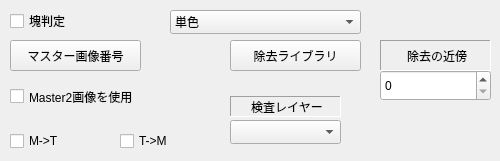
     <widget class="QWidget" name="tab_6">
      <attribute name="title">
       <string>属性</string>
      </attribute>
      <widget class="QCheckBox" name="checkBoxUseMaster2">
       <property name="geometry">
        <rect>
         <x>10</x>
         <y>81</y>
         <width>191</width>
         <height>31</height>
        </rect>
       </property>
       <property name="text">
        <string>Master2画像を使用</string>
       </property>
      </widget>
      <widget class="QComboBox" name="comboBoxAreaType">
       <property name="geometry">
        <rect>
         <x>170</x>
         <y>10</y>
         <width>191</width>
         <height>24</height>
        </rect>
       </property>
       <item>
        <property name="text">
         <string>単色</string>
        </property>
       </item>
       <item>
        <property name="text">
         <string>グラデーション</string>
        </property>
       </item>
       <item>
        <property name="text">
         <string>文字部分</string>
        </property>
       </item>
       <item>
        <property name="text">
         <string>無地</string>
        </property>
       </item>
       <item>
        <property name="text">
         <string>CAD線上</string>
        </property>
       </item>
      </widget>
      <widget class="QCheckBox" name="checkBoxClusterize">
       <property name="geometry">
        <rect>
         <x>10</x>
         <y>10</y>
         <width>108</width>
         <height>22</height>
        </rect>
       </property>
       <property name="text">
        <string>塊判定</string>
       </property>
      </widget>
      <widget class="QPushButton" name="pushButtonMasterNo">
       <property name="geometry">
        <rect>
         <x>10</x>
         <y>40</y>
         <width>131</width>
         <height>31</height>
        </rect>
       </property>
       <property name="text">
        <string>マスター画像番号</string>
       </property>
      </widget>
      <widget class="QPushButton" name="pushButtonSubtractLibID">
       <property name="geometry">
        <rect>
         <x>230</x>
         <y>40</y>
         <width>131</width>
         <height>31</height>
        </rect>
       </property>
       <property name="text">
        <string>除去ライブラリ</string>
       </property>
      </widget>
      <widget class="QLabel" name="label_99">
       <property name="geometry">
        <rect>
         <x>380</x>
         <y>40</y>
         <width>111</width>
         <height>31</height>
        </rect>
       </property>
       <property name="frameShape">
        <enum>QFrame::Panel</enum>
       </property>
       <property name="frameShadow">
        <enum>QFrame::Sunken</enum>
       </property>
       <property name="text">
        <string>除去の近傍</string>
       </property>
       <property name="alignment">
        <set>Qt::AlignCenter|Qt::AlignHCenter|Qt::AlignLeading|Qt::AlignLeft|Qt::AlignVCenter</set>
       </property>
      </widget>
      <widget class="QSpinBox" name="EditExpandToSubBlock">
       <property name="geometry">
        <rect>
         <x>380</x>
         <y>70</y>
         <width>111</width>
         <height>31</height>
        </rect>
       </property>
       <property name="maximum">
        <number>99999999</number>
       </property>
      </widget>
      <widget class="QCheckBox" name="checkBoxEnableT2M">
       <property name="geometry">
        <rect>
         <x>120</x>
         <y>130</y>
         <width>108</width>
         <height>22</height>
        </rect>
       </property>
       <property name="text">
        <string>T-&gt;M</string>
       </property>
      </widget>
      <widget class="QCheckBox" name="checkBoxEnableM2T">
       <property name="geometry">
        <rect>
         <x>10</x>
         <y>130</y>
         <width>108</width>
         <height>22</height>
        </rect>
       </property>
       <property name="text">
        <string>M-&gt;T</string>
       </property>
      </widget>
      <widget class="QComboBox" name="comboBoxUseOneLayer">
       <property name="geometry">
        <rect>
         <x>230</x>
         <y>120</y>
         <width>111</width>
         <height>24</height>
        </rect>
       </property>
      </widget>
      <widget class="QLabel" name="label_61">
       <property name="geometry">
        <rect>
         <x>230</x>
         <y>96</y>
         <width>111</width>
         <height>21</height>
        </rect>
       </property>
       <property name="frameShape">
        <enum>QFrame::Panel</enum>
       </property>
       <property name="frameShadow">
        <enum>QFrame::Sunken</enum>
       </property>
       <property name="text">
        <string>検査レイヤー</string>
       </property>
       <property name="alignment">
        <set>Qt::AlignCenter|Qt::AlignHCenter|Qt::AlignLeading|Qt::AlignLeft|Qt::AlignVCenter</set>
       </property>
      </widget>
     </widget>
